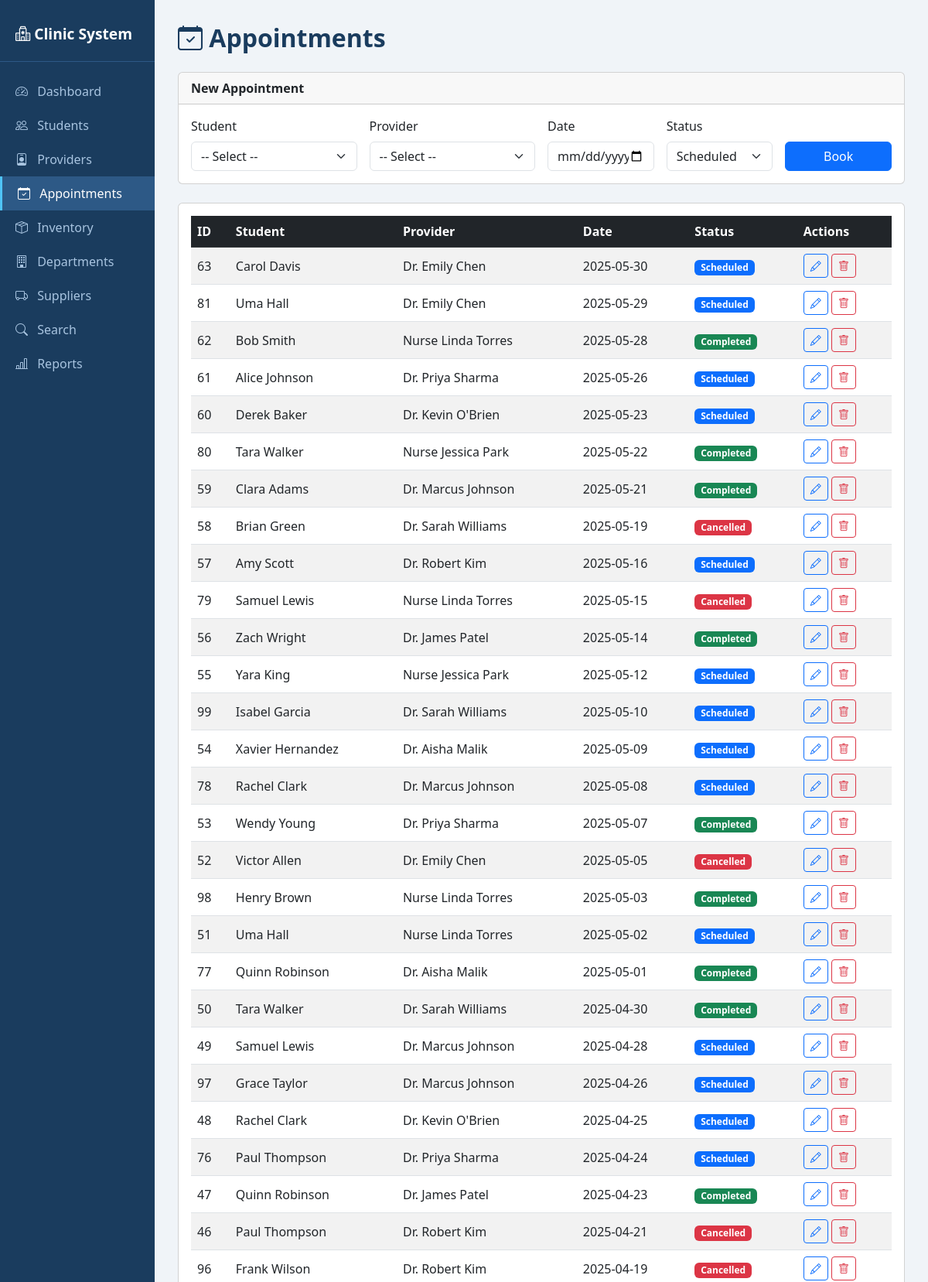
Screenshot of /appointments.php (upper part) with the database file from the repository.
### tables this page shows
CREATE TABLE Appointment (
    appointment_id   INT AUTO_INCREMENT PRIMARY KEY,
    appointment_date DATE         NOT NULL,
    status           VARCHAR(20)  NOT NULL,
    student_id       INT          NOT NULL,
    provider_id      INT          NOT NULL,
    CONSTRAINT chk_status CHECK (status IN ('Scheduled','Completed','Cancelled')),
    CONSTRAINT fk_appt_student  FOREIGN KEY (student_id)
        REFERENCES Student(student_id)            ON DELETE RESTRICT ON UPDATE CASCADE,
    CONSTRAINT fk_appt_provider FOREIGN KEY (provider_id)
        REFERENCES Healthcare_Provider(provider_id) ON DELETE RESTRICT ON UPDATE CASCADE
);

CREATE TABLE Student (
    student_id    INT AUTO_INCREMENT PRIMARY KEY,
    name          VARCHAR(100) NOT NULL,
    email         VARCHAR(150) NOT NULL UNIQUE,
    date_of_birth DATE         NOT NULL,
    phone         VARCHAR(20)  NOT NULL
);

CREATE TABLE Healthcare_Provider (
    provider_id     INT AUTO_INCREMENT PRIMARY KEY,
    name            VARCHAR(100) NOT NULL,
    specialization  VARCHAR(100) NOT NULL,
    contact         VARCHAR(100) NOT NULL,
    department_id   INT NOT NULL,
    CONSTRAINT fk_provider_dept FOREIGN KEY (department_id)
        REFERENCES Department(department_id) ON DELETE RESTRICT ON UPDATE CASCADE
);

### appointments.php (the view, shortened to what this page needs)
<!DOCTYPE html>
<html lang="en">
<head>
  <link rel="stylesheet" href="https://cdn.jsdelivr.net/npm/bootstrap@5.3.0/dist/css/bootstrap.min.css">
  <link rel="stylesheet" href="https://cdn.jsdelivr.net/npm/bootstrap-icons@1.10.5/font/bootstrap-icons.css">
</head>
<body>
<div class="container-fluid"><div class="row">
  <div class="col-md-2 sidebar">
    <div class="brand"><i class="bi bi-hospital"></i> Clinic System</div>
    <nav class="nav flex-column mt-3">
      <a href="index.php" class="nav-link"><i class="bi bi-speedometer2"></i> Dashboard</a>
      <a href="students.php" class="nav-link"><i class="bi bi-people"></i> Students</a>
      <a href="providers.php" class="nav-link"><i class="bi bi-person-badge"></i> Providers</a>
      <a href="appointments.php" class="nav-link active"><i class="bi bi-calendar-check"></i> Appointments</a>
      <a href="inventory.php" class="nav-link"><i class="bi bi-box-seam"></i> Inventory</a>
      <a href="departments.php" class="nav-link"><i class="bi bi-building"></i> Departments</a>
      <a href="suppliers.php" class="nav-link"><i class="bi bi-truck"></i> Suppliers</a>
      <a href="search.php" class="nav-link"><i class="bi bi-search"></i> Search</a>
      <a href="reports.php" class="nav-link"><i class="bi bi-bar-chart-line"></i> Reports</a>
    </nav>
  </div>
  <div class="col-md-10 main-content">
    <h2 class="page-title"><i class="bi bi-calendar-check"></i> Appointments</h2>
    <?php
    $pdo = getDBConnection();
    $editRow = null;
    ?>
    <div class="card mb-4">
      <div class="card-header fw-bold"><?= $editRow ? 'Edit Appointment' : 'New Appointment' ?></div>
      <div class="card-body">
        <form method="post">
          <div class="row g-3">
            <div class="col-md-3">
              <label class="form-label">Student</label>
              <select class="form-select" name="student_id" required>
                <option value="">-- Select --</option>
              </select>
            </div>
            <div class="col-md-3">
              <label class="form-label">Provider</label>
              <select class="form-select" name="provider_id" required>
                <option value="">-- Select --</option>
              </select>
            </div>
            <div class="col-md-2">
              <label class="form-label">Date</label>
              <input type="date" class="form-control" name="appt_date" required value="<?= $editRow['appointment_date'] ?? '' ?>">
            </div>
            <div class="col-md-2">
              <label class="form-label">Status</label>
              <select class="form-select" name="status" required>
                <?php foreach (['Scheduled','Completed','Cancelled'] as $s): ?>
                  <option <?= ($editRow['status'] ?? '') === $s ? 'selected' : '' ?>><?= $s ?></option>
                <?php endforeach; ?>
              </select>
            </div>
            <div class="col-md-2 d-flex align-items-end">
              <button class="btn btn-primary w-100"><?= $editRow ? 'Update' : 'Book' ?></button>
            </div>
          </div>
        </form>
      </div>
    </div>
    <div class="card">
      <div class="card-body table-responsive">
        <table class="table table-striped align-middle">
          <thead class="table-dark">
            <tr><th>ID</th><th>Student</th><th>Provider</th><th>Date</th><th>Status</th><th>Actions</th></tr>
          </thead>
          <tbody>
          <?php
          $rows = $pdo->query("
            SELECT a.appointment_id, a.appointment_date, a.status,
                   s.name AS student_name, hp.name AS provider_name
            FROM Appointment a
            JOIN Student s ON a.student_id=s.student_id
            JOIN Healthcare_Provider hp ON a.provider_id=hp.provider_id
            ORDER BY a.appointment_date DESC")->fetchAll();
          foreach ($rows as $r):
            $badge = match($r['status']){ 'Completed'=>'success','Scheduled'=>'primary','Cancelled'=>'danger', default=>'secondary' };
          ?>
          <tr>
            <td><?= $r['appointment_id'] ?></td>
            <td><?= htmlspecialchars($r['student_name']) ?></td>
            <td><?= htmlspecialchars($r['provider_name']) ?></td>
            <td><?= $r['appointment_date'] ?></td>
            <td><span class="badge bg-<?= $badge ?>"><?= $r['status'] ?></span></td>
            <td>
              <a href="?edit=<?= $r['appointment_id'] ?>" class="btn btn-sm btn-outline-primary"><i class="bi bi-pencil"></i></a>
              <form method="post" style="display:inline" onsubmit="return confirm('Delete?')">
                <button class="btn btn-sm btn-outline-danger"><i class="bi bi-trash"></i></button>
              </form>
            </td>
          </tr>
          <?php endforeach; ?>
          </tbody>
        </table>
      </div>
    </div>
  </div>
</div></div>
</body>
</html>

### appointments.php (style rules this page uses)
body { background:#f0f4f8 }
.sidebar { background:#1a3c5e;min-height:100vh;padding:20px 0 }
.sidebar .brand { color:#fff;font-size:1.2rem;font-weight:700;padding:10px 20px 20px;border-bottom:1px solid #2d5986 }
.sidebar .nav-link { color:#a8c4e0;padding:10px 20px;transition:all .2s }
.sidebar .nav-link:hover,.sidebar .nav-link.active { background:#2d5986;color:#fff;border-left:3px solid #4fc3f7 }
.sidebar .nav-link i { margin-right:8px }
.main-content { padding:30px }
.page-title { color:#1a3c5e;font-weight:700;margin-bottom:25px }

### rows the page displays
appointment: appointment_id "63", student.name "Carol Davis", provider.name "Dr. Emily Chen", appointment_date "2025-05-30", status "Scheduled"
appointment: appointment_id "81", student.name "Uma Hall", provider.name "Dr. Emily Chen", appointment_date "2025-05-29", status "Scheduled"
appointment: appointment_id "62", student.name "Bob Smith", provider.name "Nurse Linda Torres", appointment_date "2025-05-28", status "Completed"
appointment: appointment_id "61", student.name "Alice Johnson", provider.name "Dr. Priya Sharma", appointment_date "2025-05-26", status "Scheduled"
appointment: appointment_id "60", student.name "Derek Baker", provider.name "Dr. Kevin O'Brien", appointment_date "2025-05-23", status "Scheduled"
appointment: appointment_id "80", student.name "Tara Walker", provider.name "Nurse Jessica Park", appointment_date "2025-05-22", status "Completed"
appointment: appointment_id "59", student.name "Clara Adams", provider.name "Dr. Marcus Johnson", appointment_date "2025-05-21", status "Completed"
appointment: appointment_id "58", student.name "Brian Green", provider.name "Dr. Sarah Williams", appointment_date "2025-05-19", status "Cancelled"
appointment: appointment_id "57", student.name "Amy Scott", provider.name "Dr. Robert Kim", appointment_date "2025-05-16", status "Scheduled"
appointment: appointment_id "79", student.name "Samuel Lewis", provider.name "Nurse Linda Torres", appointment_date "2025-05-15", status "Cancelled"
appointment: appointment_id "56", student.name "Zach Wright", provider.name "Dr. James Patel", appointment_date "2025-05-14", status "Completed"
appointment: appointment_id "55", student.name "Yara King", provider.name "Nurse Jessica Park", appointment_date "2025-05-12", status "Scheduled"
appointment: appointment_id "99", student.name "Isabel Garcia", provider.name "Dr. Sarah Williams", appointment_date "2025-05-10", status "Scheduled"
appointment: appointment_id "54", student.name "Xavier Hernandez", provider.name "Dr. Aisha Malik", appointment_date "2025-05-09", status "Scheduled"
appointment: appointment_id "78", student.name "Rachel Clark", provider.name "Dr. Marcus Johnson", appointment_date "2025-05-08", status "Scheduled"
appointment: appointment_id "53", student.name "Wendy Young", provider.name "Dr. Priya Sharma", appointment_date "2025-05-07", status "Completed"
appointment: appointment_id "52", student.name "Victor Allen", provider.name "Dr. Emily Chen", appointment_date "2025-05-05", status "Cancelled"
appointment: appointment_id "98", student.name "Henry Brown", provider.name "Nurse Linda Torres", appointment_date "2025-05-03", status "Completed"
appointment: appointment_id "51", student.name "Uma Hall", provider.name "Nurse Linda Torres", appointment_date "2025-05-02", status "Scheduled"
appointment: appointment_id "77", student.name "Quinn Robinson", provider.name "Dr. Aisha Malik", appointment_date "2025-05-01", status "Completed"
appointment: appointment_id "50", student.name "Tara Walker", provider.name "Dr. Sarah Williams", appointment_date "2025-04-30", status "Completed"
appointment: appointment_id "49", student.name "Samuel Lewis", provider.name "Dr. Marcus Johnson", appointment_date "2025-04-28", status "Scheduled"
appointment: appointment_id "97", student.name "Grace Taylor", provider.name "Dr. Marcus Johnson", appointment_date "2025-04-26", status "Scheduled"
appointment: appointment_id "48", student.name "Rachel Clark", provider.name "Dr. Kevin O'Brien", appointment_date "2025-04-25", status "Scheduled"
appointment: appointment_id "76", student.name "Paul Thompson", provider.name "Dr. Priya Sharma", appointment_date "2025-04-24", status "Scheduled"
appointment: appointment_id "47", student.name "Quinn Robinson", provider.name "Dr. James Patel", appointment_date "2025-04-23", status "Completed"
appointment: appointment_id "46", student.name "Paul Thompson", provider.name "Dr. Robert Kim", appointment_date "2025-04-21", status "Cancelled"
appointment: appointment_id "96", student.name "Frank Wilson", provider.name "Dr. Robert Kim", appointment_date "2025-04-19", status "Cancelled"

### other values shown
form field status "Scheduled"
